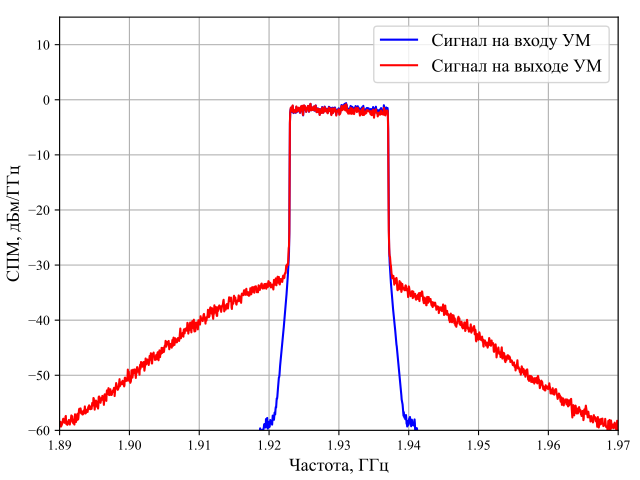

Here is the Python script that generated this plot:
import os, sys
from scipy.io import loadmat
import matplotlib.pyplot as plt
import scipy.signal as signal

sys.path.append(r'D:\Projects\MIPT\PhD thesis\Tex\figures\lib')

plt.rcParams['font.family'] = 'Times New Roman'

import plot_lib as pl
import support_lib as sl
import numpy as np

mat = loadmat("aligned_m16_00dB_100RB_Fs245p76")

fontsize = 13

x = mat["TX"].reshape(-1)
pa_out = mat["PAout"].reshape(-1)

sig_len = len(x)

x_us = x
pa_out_us = pa_out
x_us = signal.resample(x, int(sig_len / 2))
pa_out_us = signal.resample(pa_out, int(sig_len / 2))

x_us /= max(abs(x_us))
pa_out_us /= max(abs(pa_out_us))
pa_out_us /= 1.3

# psd = sl.get_psd(sig_together)
x_psd = sl.get_psd(x_us)
pa_out_psd = sl.get_psd(pa_out_us)

f_left = 1.885
f_right = 1.975
step = 0.01

x_ax = np.linspace(f_left, f_right, len(x_psd))
plt.plot(x_ax, x_psd, color='blue')
plt.plot(x_ax, pa_out_psd, color='red')
# plt.plot(x_ax, psd, color='blue')
# plt.xticks(np.arange(f_left, f_right + step, step))
plt.ylim([-60, 15])
plt.xlim([f_left + (step / 2), f_right - (step / 2)])
plt.legend(["Сигнал на входу УМ", "Сигнал на выходе УМ"], fontsize=fontsize)
plt.ylabel("СПМ, дБм/ГГц", fontsize=fontsize)
plt.xlabel("Частота, ГГц", fontsize=fontsize)
plt.grid()
